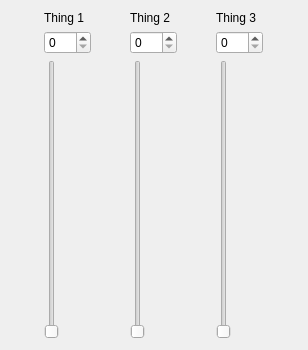
<?xml version="1.0" encoding="UTF-8"?>
<ui version="4.0">
 <class>Form</class>
 <widget class="QWidget" name="Form">
  <property name="geometry">
   <rect>
    <x>0</x>
    <y>0</y>
    <width>308</width>
    <height>350</height>
   </rect>
  </property>
  <property name="windowTitle">
   <string>Form</string>
  </property>
  <layout class="QHBoxLayout" name="horizontalLayout">
   <item>
    <layout class="QGridLayout" name="gridLayout">
     <item row="0" column="0">
      <widget class="QLabel" name="label">
       <property name="text">
        <string>Thing 1</string>
       </property>
      </widget>
     </item>
     <item row="1" column="0">
      <widget class="QSpinBox" name="spinBox">
       <property name="maximum">
        <number>255</number>
       </property>
      </widget>
     </item>
     <item row="2" column="0">
      <widget class="QSlider" name="verticalSlider">
       <property name="maximum">
        <number>255</number>
       </property>
       <property name="orientation">
        <enum>Qt::Vertical</enum>
       </property>
      </widget>
     </item>
    </layout>
   </item>
   <item>
    <layout class="QGridLayout" name="gridLayout_2">
     <item row="0" column="0">
      <widget class="QLabel" name="label_2">
       <property name="text">
        <string>Thing 2</string>
       </property>
      </widget>
     </item>
     <item row="1" column="0">
      <widget class="QSpinBox" name="spinBox_2">
       <property name="maximum">
        <number>255</number>
       </property>
      </widget>
     </item>
     <item row="2" column="0">
      <widget class="QSlider" name="verticalSlider_2">
       <property name="maximum">
        <number>255</number>
       </property>
       <property name="orientation">
        <enum>Qt::Vertical</enum>
       </property>
      </widget>
     </item>
    </layout>
   </item>
   <item>
    <layout class="QGridLayout" name="gridLayout_3">
     <item row="0" column="0">
      <widget class="QLabel" name="label_3">
       <property name="text">
        <string>Thing 3</string>
       </property>
      </widget>
     </item>
     <item row="1" column="0">
      <widget class="QSpinBox" name="spinBox_3">
       <property name="maximum">
        <number>255</number>
       </property>
      </widget>
     </item>
     <item row="2" column="0">
      <widget class="QSlider" name="verticalSlider_3">
       <property name="maximum">
        <number>255</number>
       </property>
       <property name="orientation">
        <enum>Qt::Vertical</enum>
       </property>
      </widget>
     </item>
    </layout>
   </item>
  </layout>
 </widget>
 <resources/>
 <connections>
  <connection>
   <sender>verticalSlider</sender>
   <signal>valueChanged(int)</signal>
   <receiver>spinBox</receiver>
   <slot>setValue(int)</slot>
   <hints>
    <hint type="sourcelabel">
     <x>40</x>
     <y>195</y>
    </hint>
    <hint type="destinationlabel">
     <x>51</x>
     <y>37</y>
    </hint>
   </hints>
  </connection>
  <connection>
   <sender>spinBox</sender>
   <signal>valueChanged(int)</signal>
   <receiver>verticalSlider</receiver>
   <slot>setValue(int)</slot>
   <hints>
    <hint type="sourcelabel">
     <x>33</x>
     <y>47</y>
    </hint>
    <hint type="destinationlabel">
     <x>37</x>
     <y>128</y>
    </hint>
   </hints>
  </connection>
  <connection>
   <sender>verticalSlider_2</sender>
   <signal>valueChanged(int)</signal>
   <receiver>spinBox_2</receiver>
   <slot>setValue(int)</slot>
   <hints>
    <hint type="sourcelabel">
     <x>125</x>
     <y>146</y>
    </hint>
    <hint type="destinationlabel">
     <x>143</x>
     <y>44</y>
    </hint>
   </hints>
  </connection>
  <connection>
   <sender>spinBox_2</sender>
   <signal>valueChanged(int)</signal>
   <receiver>verticalSlider_2</receiver>
   <slot>setValue(int)</slot>
   <hints>
    <hint type="sourcelabel">
     <x>163</x>
     <y>55</y>
    </hint>
    <hint type="destinationlabel">
     <x>138</x>
     <y>143</y>
    </hint>
   </hints>
  </connection>
  <connection>
   <sender>verticalSlider_3</sender>
   <signal>valueChanged(int)</signal>
   <receiver>spinBox_3</receiver>
   <slot>setValue(int)</slot>
   <hints>
    <hint type="sourcelabel">
     <x>236</x>
     <y>116</y>
    </hint>
    <hint type="destinationlabel">
     <x>229</x>
     <y>44</y>
    </hint>
   </hints>
  </connection>
  <connection>
   <sender>spinBox_3</sender>
   <signal>valueChanged(int)</signal>
   <receiver>verticalSlider_3</receiver>
   <slot>setValue(int)</slot>
   <hints>
    <hint type="sourcelabel">
     <x>255</x>
     <y>46</y>
    </hint>
    <hint type="destinationlabel">
     <x>239</x>
     <y>185</y>
    </hint>
   </hints>
  </connection>
 </connections>
</ui>
